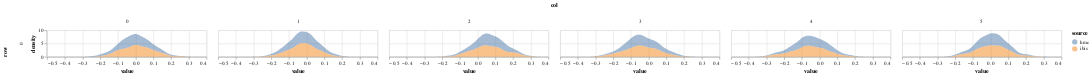

Write notebook code for a chart like this one.
### Code cell
param = 'alpha'
df = get_post_df(ps[param]) 
df['source'] = 'hmc'
df2 = get_post_df(particles.particles[param])
df2['source'] = 'ibis'

plot_density(pd.concat([df,df2]))

### Figure 1 — Vega-Lite specification as saved in the notebook (floating-point values rounded to 4 significant figures; data arrays with more than 128 entries replaced by an {"elided": "..."} marker saying what was removed)
{"config": {"view": {"continuousWidth": 400, "continuousHeight": 300}}, "data": {"name": "data-a5424f6eeddee244140e9d9faa4e035e"}, "mark": {"type": "area", "opacity": 0.5}, "encoding": {"color": {"type": "nominal", "field": "source"}, "column": {"type": "quantitative", "field": "col"}, "row": {"type": "quantitative", "field": "row"}, "x": {"type": "quantitative", "field": "value"}, "y": {"type": "quantitative", "field": "density"}}, "height": 50, "resolve": {"scale": {"x": "independent"}}, "transform": [{"fold": ["value"]}, {"density": "value", "groupby": ["cn", "row", "col", "source"]}], "width": 300, "$schema": "https://vega.github.io/schema/vega-lite/v4.8.1.json", "datasets": {"data-a5424f6eeddee244140e9d9faa4e035e": {"elided": "12000 records"}}}
